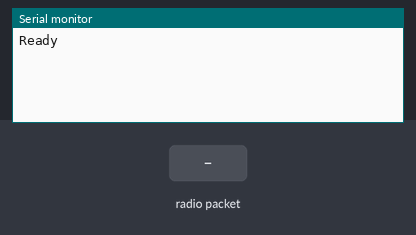
Recording of a sketch running on a simulated Arduino Uno, built with avr-gcc and run on an emulated ATmega328P. Shown: the last lines printed to the serial monitor. The inputs (shaded band) are chosen by the test bench. No radio packets arrive unless stated.

Above: at 1.2 s.
1.3 s: radio packet "1" arrives
At 2.5 s:
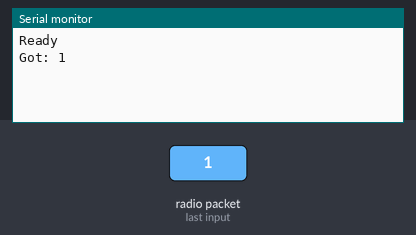
2.8 s: radio packet "0" arrives
At 3.8 s:
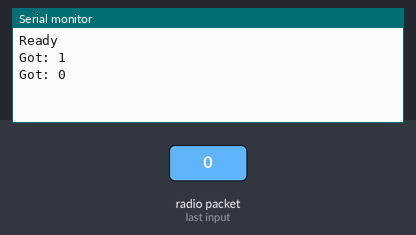
4.3 s: radio packet "2" arrives
At 4.9 s:
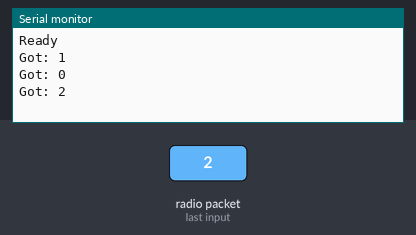

Measured:
- after the input at 1.3 s, the serial monitor: prints a new line at once (image 1)
- after the input at 2.8 s, the serial monitor: prints a new line at once (image 2)
- after the input at 4.3 s, the serial monitor: prints a new line at once (image 3)

The sketch:

RF_receive.ino
```cpp
/* RF receive */

#include <VirtualWire.h>

byte message[VW_MAX_MESSAGE_LEN];
byte msgLength = VW_MAX_MESSAGE_LEN;

void setup()  {
  Serial.begin(9600);
  Serial.println("Ready");

  vw_setup(2000);
  vw_rx_start();
}

void loop() {
  if(vw_get_message(message, &msgLength)) {
    Serial.print("Got: ");
    for (int i = 0; i < msgLength; i++) {
      Serial.write(message[i]);
    }
    Serial.println();
  }
}
```
